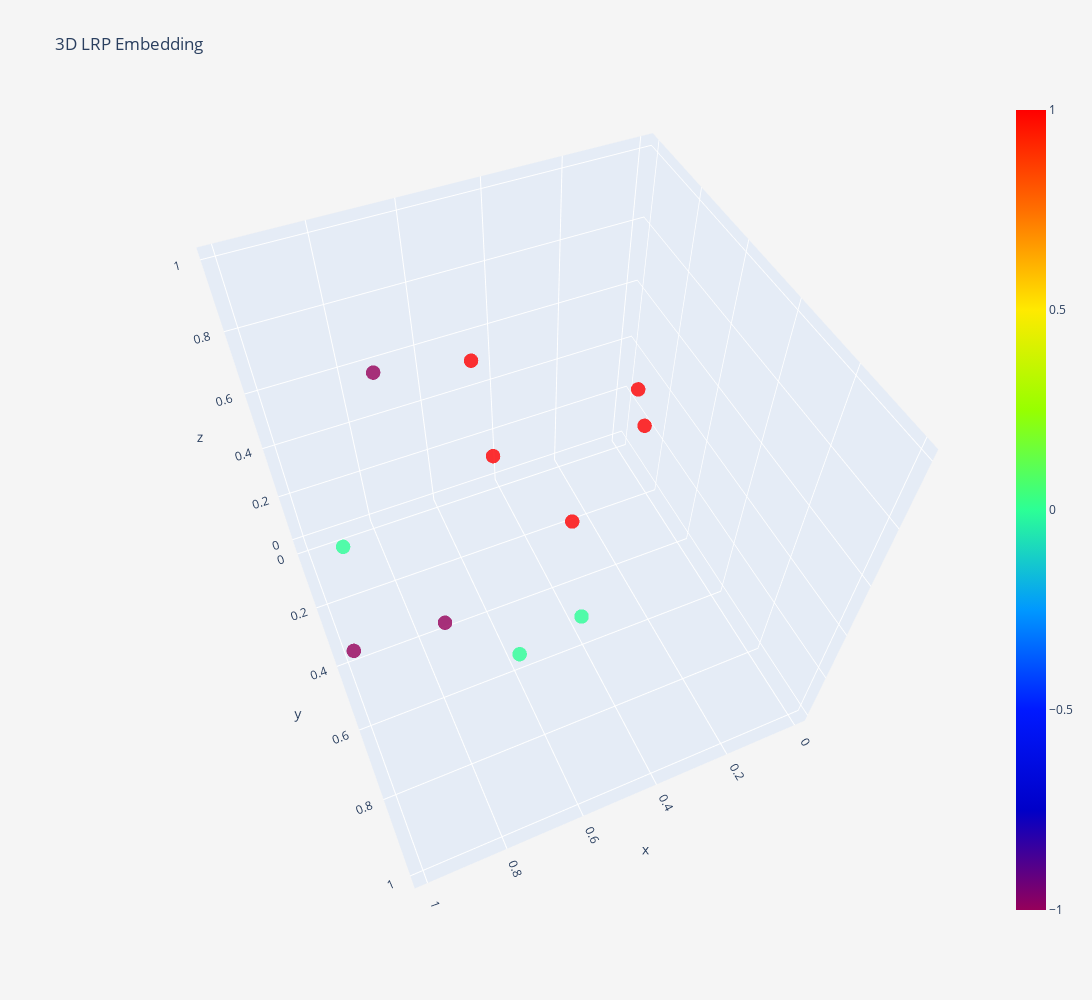

Here is the notebook cell this chart was saved with:
### Code cell
plot_3d_lrp(pipeline.training_lrp, colors=pipeline.clusterer.labels_, labels=correct_HR["ASD_DX_group"])

### Figure 1 — Plotly figure (JSON) as saved in the notebook; plotly's stock layout.template omitted (floating-point values rounded to 4 significant figures)
{"data": [{"marker": {"color": [-1, -1, 0, -1, 1, 1, 0, 1, 0, 1, 1], "colorscale": [[0, "rgb(150,0,90)"], [0.125, "rgb(0,0,200)"], [0.25, "rgb(0,25,255)"], [0.375, "rgb(0,152,255)"], [0.5, "rgb(44,255,150)"], [0.625, "rgb(151,255,0)"], [0.75, "rgb(255,234,0)"], [0.875, "rgb(255,111,0)"], [1, "rgb(255,0,0)"]], "opacity": 0.8, "showscale": true, "size": 5}, "mode": "markers", "name": "Training", "text": ["ASD", "ASD", "ASD", "ASD", "ASD", "ASD", "ASD", "ASD", "ASD", "ASD", "ASD"], "type": "scatter3d", "x": [1, 0.7655, 0.6566, 0.8673, 0.4151, 0, 0.3743, 0.3054, 0.9683, 0.1589, 0.469], "y": [0.7845, 0.2384, 0.7805, 1, 0, 0.08624, 0.5353, 0.3154, 0.7713, 0.391, 0.01975], "z": [0.6556, 0.8116, 0.3926, 1.0, 0.1194, 0.3093, 0, 0.1275, 0.9643, 0.5319, 0.5411]}], "layout": {"autosize": false, "height": 1000, "paper_bgcolor": "#F5F5F5", "scene": {"aspectmode": "auto", "aspectratio": {"x": 1.0, "y": 1.0, "z": 1.0}, "camera": {"center": {"x": 0, "y": 0, "z": 0}, "eye": {"x": 0.5245, "y": 1.211, "z": 1.716}, "projection": {"type": "perspective"}, "up": {"x": 0, "y": 0, "z": 1}}}, "title": {"text": "3D LRP Embedding"}, "width": 1200}}
